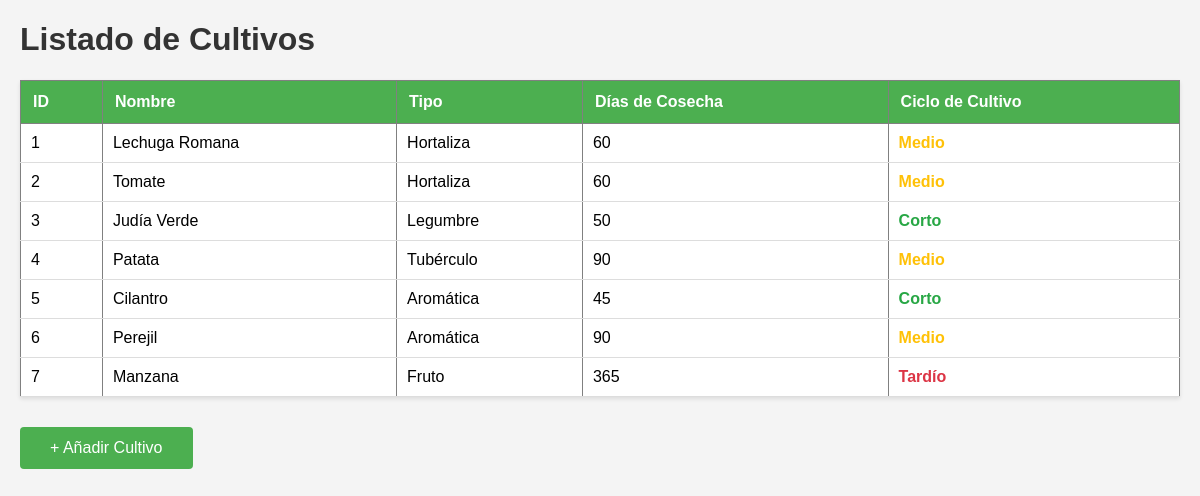
The page / on the database its author committed.
### tables this page shows
CREATE TABLE `cultivos` (
  `id` int(10) UNSIGNED NOT NULL,
  `nombre` varchar(60) NOT NULL,
  `tipo` enum('Hortaliza','Fruto','Aromática','Legumbre','Tubérculo') NOT NULL,
  `dias_cosecha` smallint(5) UNSIGNED NOT NULL
);

### index.php (the view, shortened to what this page needs)
<?php
    require 'conexion.php';
    function cicloCultivo($dias) {
        if ($dias < 60) {
            return "Corto";
        } elseif ($dias >= 60 && $dias <= 180) {
            return "Medio";
        } else {
            return "Tardío";
        }
    }
    $sql = "SELECT * FROM cultivos";
    $resultado = mysqli_query($conn, $sql);
?>
<!DOCTYPE html>
<html lang="es">
<head>
</head>
<body>
    <h1>Listado de Cultivos</h1>
    <table border='1'>
        <tr>
            <th>ID</th>
            <th>Nombre</th>
            <th>Tipo</th>
            <th>Días de Cosecha</th>
            <th>Ciclo de Cultivo</th>
        </tr>
        <?php
            while ($fila = mysqli_fetch_assoc($resultado)) {
            $ciclo = cicloCultivo($fila['dias_cosecha']);
            $clase_ciclo = '';
            if ($ciclo === 'Corto') {
                $clase_ciclo = 'ciclo-corto';
            } elseif ($ciclo === 'Medio') {
                $clase_ciclo = 'ciclo-medio';
            } else {
                $clase_ciclo = 'ciclo-tardio';
            }
        ?>
            <tr>
                <td><?php echo htmlspecialchars($fila['id']); ?></td>
                <td><?php echo htmlspecialchars($fila['nombre']); ?></td>
                <td><?php echo htmlspecialchars($fila['tipo']); ?></td>
                <td><?php echo htmlspecialchars($fila['dias_cosecha']); ?></td>
                <td class="<?php echo $clase_ciclo; ?>"><?php echo $ciclo; ?></td>
            </tr>
        <?php } ?>
    </table>
    <a href="nuevo.php" class="btn-nuevo">+ Añadir Cultivo</a>
</body>
</html>

### index.php (style rules this page uses)
body { font-family: Arial, sans-serif; margin: 20px; background-color: #f4f4f4; }
h1 { color: #333; }
table { width: 100%; border-collapse: collapse; background-color: white; box-shadow: 0 2px 4px rgba(0,0,0,0.1); margin-bottom: 20px; }
th { background-color: #4CAF50; color: white; padding: 12px; text-align: left; }
td { padding: 10px; border-bottom: 1px solid #ddd; }
.btn-nuevo { display: inline-block; background-color: #4CAF50; color: white; padding: 12px 30px; text-decoration: none; border-radius: 4px; font-size: 16px; margin-top: 10px; }
.ciclo-corto { color: #28a745; font-weight: bold; }
.ciclo-medio { color: #ffc107; font-weight: bold; }
.ciclo-tardio { color: #dc3545; font-weight: bold; }

### rows shown on the page
cultivos: id "1", nombre "Lechuga Romana", tipo "Hortaliza", dias_cosecha "60", dias_cosecha "Medio"
cultivos: id "2", nombre "Tomate", tipo "Hortaliza", dias_cosecha "60", dias_cosecha "Medio"
cultivos: id "3", nombre "Judía Verde", tipo "Legumbre", dias_cosecha "50", dias_cosecha "Corto"
cultivos: id "4", nombre "Patata", tipo "Tubérculo", dias_cosecha "90", dias_cosecha "Medio"
cultivos: id "5", nombre "Cilantro", tipo "Aromática", dias_cosecha "45", dias_cosecha "Corto"
cultivos: id "6", nombre "Perejil", tipo "Aromática", dias_cosecha "90", dias_cosecha "Medio"
cultivos: id "7", nombre "Manzana", tipo "Fruto", dias_cosecha "365", dias_cosecha "Tardío"
